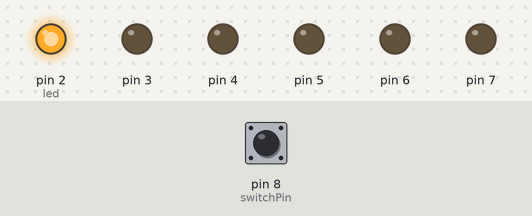
This sketch was run on a simulated Arduino Uno, built with avr-gcc and run on an emulated ATmega328P. Shown: output pins drawn as LEDs (lit = HIGH). Dashed ring = blinking. Inputs (shaded band) come from the test bench; at power-on: pin 8 (switchPin) LOW.

Above: at 1.2 s.
1.3 s: pin 8 (switchPin) pulled HIGH for 3.2 s
At 2.6 s:
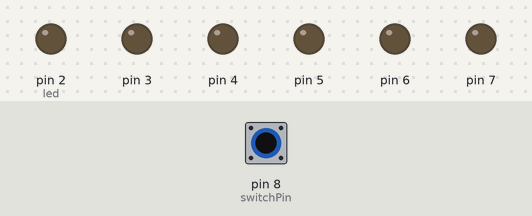
7.5 s: pin 8 (switchPin) pulled HIGH for 0.15 s
At 10.4 s:
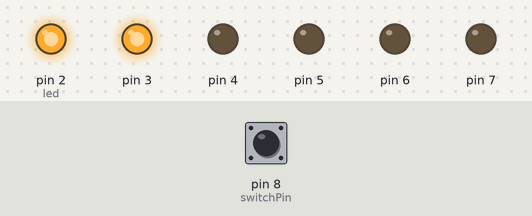
10.6 s: pin 8 (switchPin) pulled HIGH for 1 s
At 18.4 s:
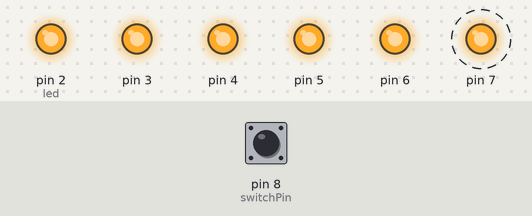
Timing chart, 0 to 26.6 s (numbered marks = the images above; inputs shaded):
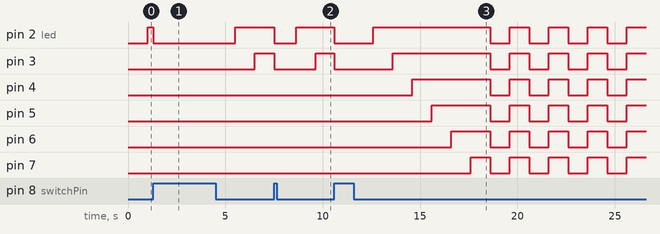

Measured:
- after the input at 1.3 s, pin 2 (led): HIGH → LOW after 0.00 s instead of 5.7 s; pin 4: stays LOW (without the input it goes to HIGH after 1.7 s); pin 5: stays LOW (without the input it goes to HIGH after 2.7 s); pin 6: stays LOW (without the input it goes to HIGH after 3.7 s); pin 7: stays LOW (without the input it goes to HIGH after 4.7 s)
- after the input at 7.5 s, pin 2 (led): HIGH → LOW at once, → HIGH 1.2 s later; pin 3: HIGH → LOW at once, → HIGH 2.2 s later; pin 4: stays LOW (without the input it goes to HIGH after 0.00 s); pin 5: stays LOW (without the input it goes to HIGH after 1.0 s); pin 6: stays LOW (without the input it goes to HIGH after 2.0 s)

The sketch:

digital_hourglass.ino
```cpp
#define switchPin 8

unsigned long previousTime{0};
int switchState{0};
int prevSwitchState{0};
int led {2};
bool ledBlinkingState{true};

const long interval{1000};
const long blinkInterval{1000};

void setup(){
    for(int x=2; x<8; x++ ){
        pinMode(x, OUTPUT);
    }

    pinMode(switchPin, INPUT);
}

void loop(){
    unsigned long currentTime{millis()};

    // Light up the LEDs sequentially, based on the interval variable.
    if(led < 8 && (currentTime - previousTime > interval)){
        previousTime = currentTime;

        digitalWrite(led, HIGH); // Light the current LED up
        led++;

    // Blink all lights when the program reached the last LED
    }else if(led == 8 && (currentTime - previousTime > blinkInterval)){

        previousTime = currentTime;

        // Turn all LEDs on
        if (ledBlinkingState == false){
            for(int i=2; i<8; i++){
                digitalWrite(i, HIGH);
            }

            ledBlinkingState = true;

        // Turn all LEDs off
        }else if(ledBlinkingState == true){
            for(int i=2; i<8; i++){
                digitalWrite(i, LOW);
            }

            ledBlinkingState = false;
        }
    }


    switchState = digitalRead(switchPin);

    // Reboot the LED value to 2 (Visually reboots program)
    if(switchState != LOW){
        for(int x=2; x<8; x++){
            digitalWrite(x, LOW);
        }

        led = 2;
        previousTime = currentTime;
    }
    prevSwitchState = switchState;
}
```
